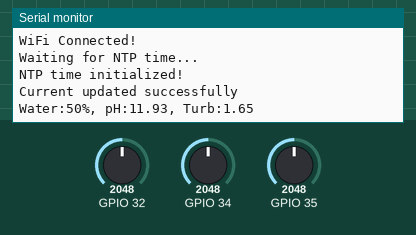
The sketch below on a simulated ESP32. Parts: the last lines printed to the serial monitor. Inputs (shaded band) come from the test bench; at power-on: GPIO 32 = 2048, GPIO 34 = 2048, GPIO 35 = 2048. WiFi joins after 1.5 s; servers stay silent unless stated; uploads are accepted with an empty reply; the local clock reads 2024-03-15 10:24:30 at power-on unless the sketch sets it.

Above: at 2.7 s.
2.8 s: GPIO 32 set to 2866
At 4.1 s:
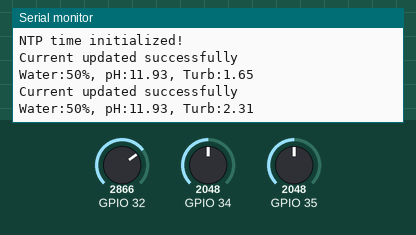
4.3 s: GPIO 34 set to 2866
At 5.5 s:
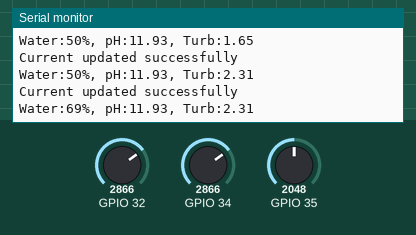
5.8 s: GPIO 35 set to 2866
At 6.4 s:
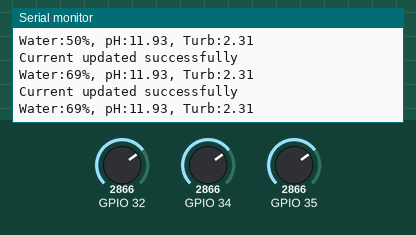
7.3 s: GPIO 32 set to 3603
At 8.2 s:
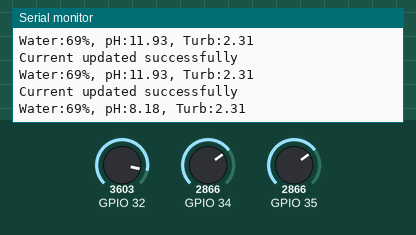
8.8 s: GPIO 34 set to 3603
At 8.8 s:
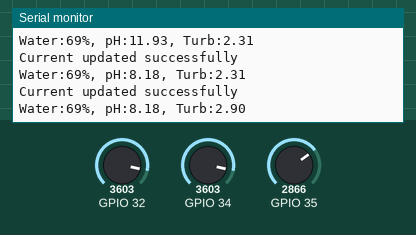
10.3 s: GPIO 35 set to 3603
At 12.4 s:
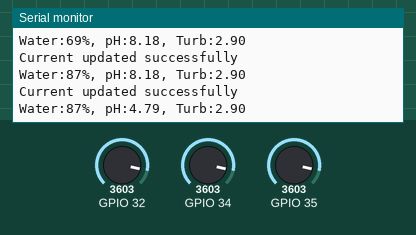
Timing chart, 0 to 12.8 s (numbered marks = the images above; inputs shaded):
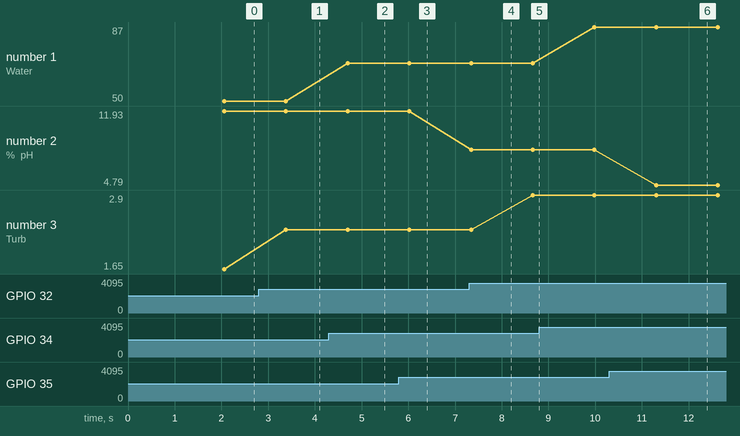

The sketch:

main.ino
```cpp
#include <WiFi.h>
#include <HTTPClient.h>
#include "sensors.h"
#include "time.h"

// FIREBASE URL
String fbCurrent = "https://aquaponics-48aea-default-rtdb.asia-southeast1.firebasedatabase.app/aquaponics/current.json";
String fbLogs    = "https://aquaponics-48aea-default-rtdb.asia-southeast1.firebasedatabase.app/aquaponics/logs.json";
String fbMode    = "https://aquaponics-48aea-default-rtdb.asia-southeast1.firebasedatabase.app/aquaponics/mode.json";

// WIFI CREDENTIAL
const char* ssid = "Carlo_Plus";
const char* password = "12345678911";

// SENSORS
WaterLevelSensor water(34);
PhSensor ph(35, 21.34);
TurbiditySensor turb(32);

// TIMING
unsigned long lastSendCurrent = 0;
unsigned long lastSendLog     = 0;

const unsigned long intervalCurrent = 1000;   // 1 second
const unsigned long intervalLog     = 600000; // 10 minutes

const char* ntpServer = "pool.ntp.org";
const long  gmtOffset_sec = 8 * 3600;
const int   daylightOffset_sec = 0;

// SYSTEM MODE-
enum SystemMode {AUTO, MAINTENANCE, SLEEP};
SystemMode currentMode = AUTO;

void setup() {
    Serial.begin(115200);

    ph.begin();
    turb.begin();

    WiFi.begin(ssid, password);
    Serial.print("Connecting to WiFi");
    while(WiFi.status() != WL_CONNECTED){
        delay(500);
        Serial.print(".");
    }
    Serial.println("\nWiFi Connected!");

    WiFi.setSleep(true);

    configTime(gmtOffset_sec, daylightOffset_sec, ntpServer);
    Serial.println("Waiting for NTP time...");
    while(time(nullptr) < 1609459200){
        Serial.print(".");
        delay(500);
    }
    Serial.println("\nNTP time initialized!");
}

void updateMode() {
    if(WiFi.status() != WL_CONNECTED) return;

    HTTPClient http;
    http.begin(fbMode);
    int httpCode = http.GET();
    if(httpCode == 200) {
        String payload = http.getString();
        payload.trim();
        if(payload == "\"AUTO\"") currentMode = AUTO;
        else if(payload == "\"MAINTENANCE\"") currentMode = MAINTENANCE;
        else if(payload == "\"SLEEP\"") currentMode = SLEEP;
    }
    http.end();
}

// REALTIME DATA
void sendCurrent(int wl, float phVal, float turbVolt, String wlStatus, String phStatus, String turbStatus, time_t ts){
    String json = "{";
    json += "\"water\":" + String(wl) + ",";
    json += "\"water_status\":\"" + wlStatus + "\",";
    json += "\"ph\":" + String(phVal,2) + ",";
    json += "\"ph_status\":\"" + phStatus + "\",";
    json += "\"turbidity\":" + String(turbVolt,2) + ",";
    json += "\"turb_status\":\"" + turbStatus + "\",";
    json += "\"timestamp\":" + String((long)ts);
    json += "}";

    HTTPClient http;
    http.begin(fbCurrent);
    http.addHeader("Content-Type","application/json");
    int code = http.PUT(json);
    if(code > 0) Serial.println("Current updated successfully");
    else Serial.println("Error updating current");
    http.end();
}

// 10 MINUTES DATA
void sendLog(int wl, float phVal, float turbVolt, String wlStatus, String phStatus, String turbStatus, time_t ts){
    String json = "{";
    json += "\"water\":" + String(wl) + ",";
    json += "\"water_status\":\"" + wlStatus + "\",";
    json += "\"ph\":" + String(phVal,2) + ",";
    json += "\"ph_status\":\"" + phStatus + "\",";
    json += "\"turbidity\":" + String(turbVolt,2) + ",";
    json += "\"turb_status\":\"" + turbStatus + "\",";
    json += "\"timestamp\":" + String((long)ts);
    json += "}";

    HTTPClient http;
    http.begin(fbLogs);
    http.addHeader("Content-Type","application/json");
    int code = http.POST(json);
    if(code > 0) Serial.println("Log sent successfully");
    else Serial.println("Error sending log");
    http.end();
}

void loop() {
    if(WiFi.status() != WL_CONNECTED){
        Serial.println("WiFi disconnected. Reconnecting...");
        WiFi.reconnect();
        delay(1000);
        return;
    }

    updateMode();

    int wl = water.readPercentage();
    float phVal = ph.readPH();
    float turbVolt = turb.readVoltage();

    String wlStatus   = water.getStatus(wl);
    String phStatus   = ph.getStatus(phVal);
    String turbStatus = turb.getStatus(turbVolt);

    time_t ts = time(nullptr);
    unsigned long now = millis();

    // AUTO
    if(currentMode == AUTO){
        if(now - lastSendCurrent >= intervalCurrent){
            lastSendCurrent = now;
            sendCurrent(wl, phVal, turbVolt, wlStatus, phStatus, turbStatus, ts);
            Serial.printf("Water:%d%%, pH:%.2f, Turb:%.2f\n", wl, phVal, turbVolt);
        }
        if(now - lastSendLog >= intervalLog){
            lastSendLog = now;
            sendLog(wl, phVal, turbVolt, wlStatus, phStatus, turbStatus, ts);
        }
    }

    // MAINTENANCE
    else if(currentMode == MAINTENANCE){
        // manual control
    }

    // SLEEP
    else if(currentMode == SLEEP){
        if(now - lastSendLog >= intervalLog){
            lastSendLog = now;
            sendLog(wl, phVal, turbVolt, wlStatus, phStatus, turbStatus, ts);
        }
    }

    delay(20);
}
```

sensors.cpp
```cpp
#include "sensors.h"

// WATER LEVEL
WaterLevelSensor::WaterLevelSensor(int p){ pin = p; }

int WaterLevelSensor::readRaw(){
    return analogRead(pin);
}

int WaterLevelSensor::readPercentage(){
    long sum = 0;
    const int N = 10;
    for(int i=0;i<N;i++){
        sum += analogRead(pin);
        delay(5);
    }
    int avg = sum / N;
    return map(avg, 0, 4095, 0, 100);
}

String WaterLevelSensor::getStatus(int percentage){
    if(percentage < 30) return "Low";
    if(percentage < 70) return "Normal";
    return "High";
}

// pH SENSOR
PhSensor::PhSensor(int pin, float cal){
    _pin = pin;
    _calibration = cal;
}

void PhSensor::begin(){
    pinMode(_pin, INPUT);
}

float PhSensor::readVoltage(){
    float sum = 0;
    const int N = 10;
    for(int i=0;i<N;i++){
        sum += analogRead(_pin) * (3.3 / 4095.0);
        delay(5);
    }
    return sum / N;
}

float PhSensor::readPH(){
    float voltage = readVoltage();
    return -5.70 * voltage + _calibration;
}

String PhSensor::getStatus(float ph){
    if(ph < 6.5) return "Acidic";
    if(ph <= 7.5) return "Neutral";
    return "Alkaline";
}

// TURBIDITY SENSOR
TurbiditySensor::TurbiditySensor(int pin){ _pin = pin; }

void TurbiditySensor::begin(){ pinMode(_pin, INPUT); }

int TurbiditySensor::getRaw(){
    return analogRead(_pin);
}

float TurbiditySensor::readVoltage(){
    float sum = 0;
    const int N = 10;
    for(int i=0;i<N;i++){
        sum += analogRead(_pin) * (3.3 / 4095.0);
        delay(5);
    }
    _voltage = sum / N;
    return _voltage;
}

String TurbiditySensor::getStatus(float v){
    if(v > 2.5) return "Clear";
    if(v > 1.5) return "Dirty";
    return "Cloudy";
}
```

sensors.h
```cpp
#ifndef AQUAPONICS_SENSORS_H
#define AQUAPONICS_SENSORS_H

#include <Arduino.h>

// WATER LEVEL SENSOR
class WaterLevelSensor {
  private:
    int pin;

  public:
    WaterLevelSensor(int p);
    int readRaw();
    int readPercentage();
    String getStatus(int percentage);
};

// pH SENSOR
class PhSensor {
  private:
    int _pin;
    float _calibration;

  public:
    PhSensor(int pin, float cal);
    void begin();
    float readVoltage();
    float readPH();
    String getStatus(float ph);
};

// TURBIDITY
class TurbiditySensor {
  private:
    int _pin;
    float _voltage;

  public:
    TurbiditySensor(int pin);
    void begin();
    int getRaw();
    float readVoltage();
    String getStatus(float voltage);
};

#endif
```

Measured:
- after the input at 2.8 s, the serial monitor: prints a new line after 0.58 s (image 1)
- after the input at 4.3 s, the serial monitor: prints a new line after 0.40 s (image 2)
- after the input at 10.3 s, the serial monitor: prints a new line after 1.0 s (image 6)
- plotted number 1: 50 → 69 after the input at 4.3 s, 69 → 87 after the input at 8.8 s
- plotted number 2: 8.18 → 4.79 after the input at 10.3 s
- plotted number 3: 1.65 → 2.31 after the input at 2.8 s, 2.31 → 2.9 after the input at 7.3 s
